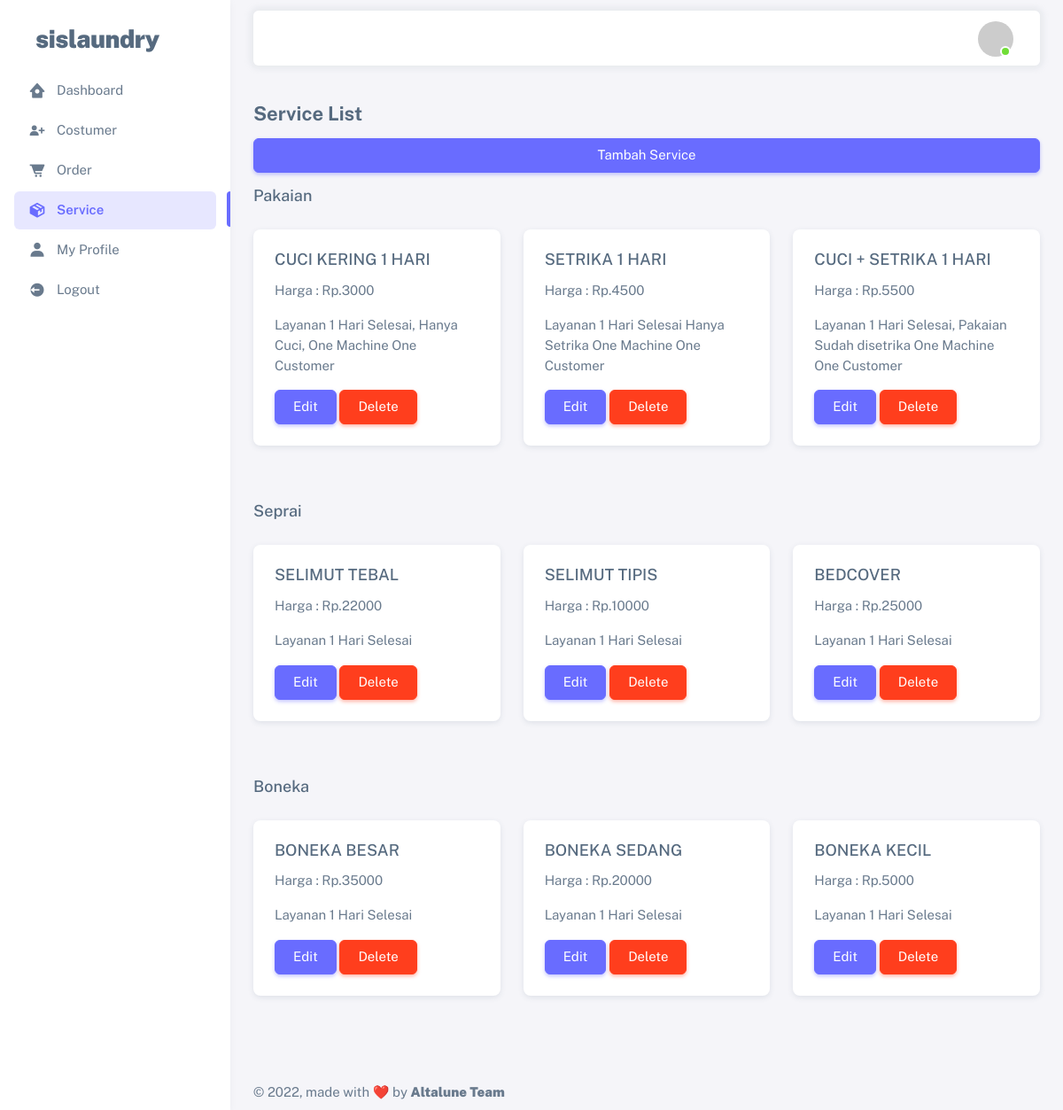
Screenshot of /service/index.php (signed in) with the database file from the repository.
### tables this page shows
CREATE TABLE `service` (
  `id` int(11) NOT NULL,
  `name` varchar(255) NOT NULL,
  `price` int(11) NOT NULL,
  `description` text NOT NULL,
  `category` varchar(255) NOT NULL
);

### service/index.php (the view, shortened to what this page needs)
<?php
  include '../config.php';
?>
<!DOCTYPE html>
<html
  lang="en"
  class="light-style layout-menu-fixed"
  dir="ltr"
  data-theme="theme-default"
  data-assets-path="../assets/"
  data-template="vertical-menu-template-free"
>
  <head>
    <link rel="stylesheet" href="../assets/vendor/fonts/boxicons.css" />
    <link rel="stylesheet" href="../assets/vendor/css/core.css" class="template-customizer-core-css" />
    <link rel="stylesheet" href="../assets/vendor/css/theme-default.css" class="template-customizer-theme-css" />
    <link rel="stylesheet" href="../assets/css/demo.css" />
    <link rel="stylesheet" href="../assets/vendor/libs/perfect-scrollbar/perfect-scrollbar.css" />
    <link rel="stylesheet" href="../assets/vendor/libs/apex-charts/apex-charts.css" />
  </head>
  <body>
    <div class="layout-wrapper layout-content-navbar">
      <div class="layout-container">
        <aside id="layout-menu" class="layout-menu menu-vertical menu bg-menu-theme">
          <div class="app-brand demo">
            <a href="index.php" class="app-brand-link">
              <span class="app-brand-text demo menu-text fw-bolder ms-2">SISlaundry</span>
            </a>
          </div>
          <ul class="menu-inner py-1">
            <li class="menu-item ">
                <a href="../dashboard.php" class="menu-link">
                <i class="menu-icon tf-icons bx bxs-home-circle"></i>
                <div data-i18n="Analytics">Dashboard</div>
                </a>
            </li>
            <li class="menu-item">
                <a href="../costumer/index.php" class="menu-link">
                <i class="menu-icon tf-icons bx bxs-user-plus"></i>
                <div data-i18n="Analytics">Costumer</div>
                </a>
            </li>
            <li class="menu-item">
                <a href="../order/index.php" class="menu-link">
                <i class="menu-icon tf-icons bx bxs-cart-alt"></i>
                <div data-i18n="Analytics">Order</div>
                </a>
            </li>
            <li class="menu-item active">
                <a href="" class="menu-link">
                <i class="menu-icon tf-icons bx bxs-package"></i>
                <div data-i18n="Analytics">Service</div>
                </a>
            </li>
            <li class="menu-item">
                <a href="../profile/profile.php" class="menu-link">
                <i class="menu-icon tf-icons bx bxs-user"></i>
                <div data-i18n="Analytics">My Profile</div>
                </a>
            </li>
            <li class="menu-item">
                <a href="../logout.php" class="menu-link">
                <i class="menu-icon tf-icons bx bxs-log-out-circle"></i>
                <div data-i18n="Analytics">Logout</div>
                </a>
            </li>
          </ul>
        </aside>
        <div class="layout-page">
          <nav
            class="layout-navbar container-xxl navbar navbar-expand-xl navbar-detached align-items-center bg-navbar-theme"
            id="layout-navbar"
          >
            <div class="navbar-nav-right d-flex align-items-center" id="navbar-collapse">
              <ul class="navbar-nav flex-row align-items-center ms-auto">
                <li class="nav-item navbar-dropdown dropdown-user dropdown">
                <a class="nav-link dropdown-toggle hide-arrow" href="javascript:void(0);" data-bs-toggle="dropdown">
                    <div class="avatar avatar-online">
                        <img src="https://ui-avatars.com/api/?name=<?= $_SESSION["username"]; ?>" alt class="w-px-40 h-auto rounded-circle" />
                    </div>
                </a>
                </li>
              </ul>
            </div>
          </nav>
          <div class="content-wrapper">
            <div class="container-xxl flex-grow-1 container-p-y">
              <h4 class="fw-bold pt-3 ">Service List</h4>
              <div class="d-grid gap-2 mx-auto">
                <a href="create.php" class="btn btn-primary mb-3">Tambah Service</a>
              </div>
              <h5 class="pb-1 mb-4" id="pakaian">Pakaian</h5>
              <div class="row mb-5">
                <?php
                  $query = mysqli_query($config, "SELECT * FROM service WHERE category='PAKAIAN'");
                  while($data = mysqli_fetch_array($query)) {
                ?>
                <div class="col-md-6 col-lg-4">
                  <div class="card mb-3">
                    <div class="card-body">
                      <h5 class="card-title"><?= $data['name'];?></h5>
                      <p class="card-text">Harga : Rp.<?= $data['price'];?></p>
                      <p class="card-text"><?= $data['description'];?></p>
                      <a href="edit.php?id=<?= $data['id']; ?>"" class="btn btn-primary">Edit</a>
                      <a href="delete.php?id=<?= $data['id']; ?>"" class="btn btn-danger alert_notif">Delete</a>
                    </div>
                  </div>
                </div>
                <?php
                  }
                ?>
              </div>
              <h5 class="pb-1 mb-4" id="seprai">Seprai</h5>
              <div class="row mb-5">
                <?php
                  $query = mysqli_query($config, "SELECT * FROM service WHERE category='SEPRAI'");
                  while($data = mysqli_fetch_array($query)) {
                ?>
                <div class="col-md-6 col-lg-4">
                  <div class="card mb-3">
                    <div class="card-body">
                      <h5 class="card-title"><?= $data['name'];?></h5>
                      <p class="card-text">Harga : Rp.<?= $data['price'];?></p>
                      <p class="card-text"><?= $data['description'];?></p>
                      <a href="edit.php?id=<?= $data['id']; ?>" class="btn btn-primary">Edit</a>
                      <a href="delete.php?id=<?= $data['id']; ?>" class="btn btn-danger alert_notif">Delete</a>
                    </div>
                  </div>
                </div>
                <?php
                  }
                ?>
              </div>
              <h5 class="pb-1 mb-4" id="boneka">Boneka</h5>
              <div class="row mb-5">
                <?php
                  $query = mysqli_query($config, "SELECT * FROM service WHERE category='BONEKA'");
                  while($data = mysqli_fetch_array($query)) {
                ?>
                <div class="col-md-6 col-lg-4">
                  <div class="card mb-3">
                    <div class="card-body">
                      <h5 class="card-title"><?= $data['name'];?></h5>
                      <p class="card-text">Harga : Rp.<?= $data['price'];?></p>
                      <p class="card-text"><?= $data['description'];?></p>
                      <a href="edit.php?id=<?= $data['id']; ?>" class="btn btn-primary">Edit</a>
                      <a href="delete.php?id=<?= $data['id']; ?>" class="btn btn-danger alert_notif">Delete</a>
                    </div>
                  </div>
                </div>
                <?php
                  }
                ?>
              </div>
            </div>
            <footer class="content-footer footer bg-footer-theme">
              <div class="container-xxl d-flex flex-wrap justify-content-between py-2 flex-md-row flex-column">
                <div class="mb-2 mb-md-0">
                  © 2022, made with ❤️ by
                  <a href="#" class="footer-link fw-bolder">Altalune Team</a>
                </div>
              </div>
            </footer>
          </div>
        </div>
      </div>
    </div>
  </body>
</html>

### assets/css/demo.css (style rules this page uses)
.menu .app-brand.demo { height: 64px; margin-top: 12px; }
.app-brand-text.demo { font-size: 1.75rem; letter-spacing: -0.5px; text-transform: lowercase; }

### rows the page displays
service: name "CUCI KERING 1 HARI", price "3000", description "Layanan 1 Hari Selesai, Hanya Cuci, One Machine One Customer"
service: name "SETRIKA 1 HARI", price "4500", description "Layanan 1 Hari Selesai Hanya Setrika One Machine One Customer"
service: name "CUCI + SETRIKA 1 HARI", price "5500", description "Layanan 1 Hari Selesai, Pakaian Sudah disetrika One Machine One Customer"
service: name "SELIMUT TEBAL", price "22000", description "Layanan 1 Hari Selesai"
service: name "SELIMUT TIPIS", price "10000", description "Layanan 1 Hari Selesai"
service: name "BEDCOVER", price "25000", description "Layanan 1 Hari Selesai"
service: name "BONEKA BESAR", price "35000", description "Layanan 1 Hari Selesai"
service: name "BONEKA SEDANG", price "20000", description "Layanan 1 Hari Selesai"
service: name "BONEKA KECIL", price "5000", description "Layanan 1 Hari Selesai"
